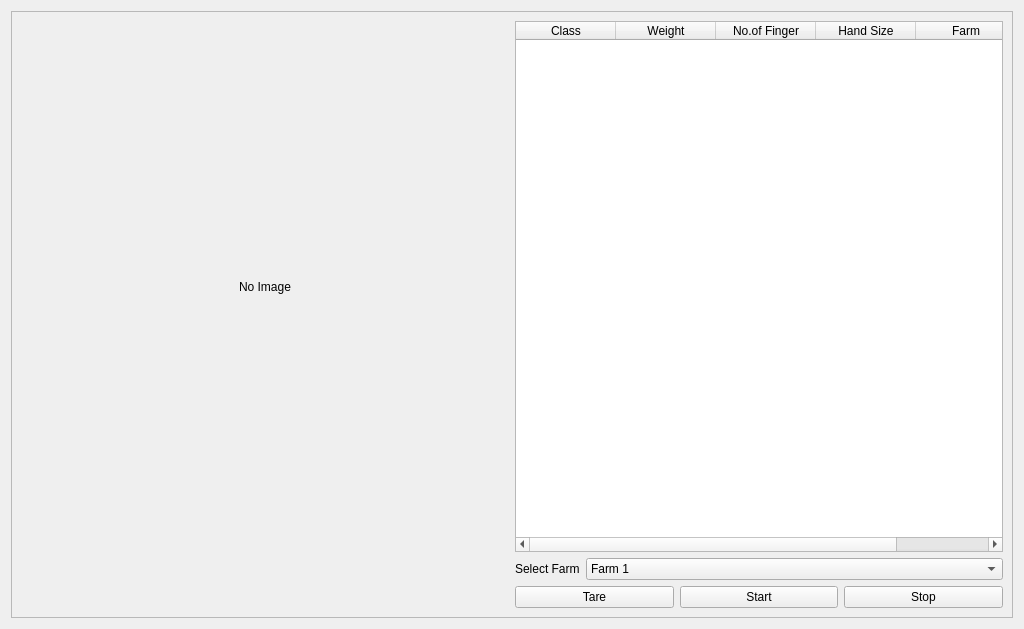
<?xml version="1.0" encoding="UTF-8"?>
<ui version="4.0">
    <class>Form</class>
    <widget class="QWidget" name="Form">
        <property name="geometry">
            <rect>
                <x>0</x>
                <y>0</y>
                <width>1024</width>
                <height>629</height>
            </rect>
        </property>
        <property name="windowTitle">
            <string>Form</string>
        </property>
        <layout class="QGridLayout" name="gridLayout_2">
            <item row="1" column="1">
                <widget class="QFrame" name="frame">
                    <property name="frameShape">
                        <enum>QFrame::StyledPanel</enum>
                    </property>
                    <property name="frameShadow">
                        <enum>QFrame::Raised</enum>
                    </property>
                    <layout class="QGridLayout" name="gridLayout">
                        <item row="1" column="1">
                            <layout class="QHBoxLayout" name="horizontalLayout_3">
                                <item>
                                    <widget class="QLabel" name="label">
                                        <property name="sizePolicy">
                                            <sizepolicy hsizetype="Fixed" vsizetype="Preferred">
                                                <horstretch>0</horstretch>
                                                <verstretch>0</verstretch>
                                            </sizepolicy>
                                        </property>
                                        <property name="text">
                                            <string>Select Farm</string>
                                        </property>
                                    </widget>
                                </item>
                                <item>
                                    <widget class="QComboBox" name="cBoxFarm">
                                        <item>
                                            <property name="text">
                                                <string>Farm 1</string>
                                            </property>
                                        </item>
                                        <item>
                                            <property name="text">
                                                <string>Farm 2</string>
                                            </property>
                                        </item>
                                        <item>
                                            <property name="text">
                                                <string>Farm 3</string>
                                            </property>
                                        </item>
                                        <item>
                                            <property name="text">
                                                <string>Farm 4</string>
                                            </property>
                                        </item>
                                        <item>
                                            <property name="text">
                                                <string>Farm 5</string>
                                            </property>
                                        </item>
                                        <item>
                                            <property name="text">
                                                <string>Farm 6</string>
                                            </property>
                                        </item>
                                        <item>
                                            <property name="text">
                                                <string>Farm 7</string>
                                            </property>
                                        </item>
                                        <item>
                                            <property name="text">
                                                <string>Farm 8</string>
                                            </property>
                                        </item>
                                    </widget>
                                </item>
                            </layout>
                        </item>
                        <item row="2" column="1">
                            <layout class="QHBoxLayout" name="horizontalLayout_2">
                                <item>
                                    <widget class="QPushButton" name="btnTare">
                                        <property name="text">
                                            <string>Tare</string>
                                        </property>
                                    </widget>
                                </item>
                                <item>
                                    <widget class="QPushButton" name="btnStart">
                                        <property name="enabled">
                                            <bool>true</bool>
                                        </property>
                                        <property name="text">
                                            <string>Start</string>
                                        </property>
                                    </widget>
                                </item>
                                <item>
                                    <widget class="QPushButton" name="btnStop">
                                        <property name="text">
                                            <string>Stop</string>
                                        </property>
                                    </widget>
                                </item>
                            </layout>
                        </item>
                        <item row="0" column="0">
                            <widget class="QLabel" name="lblImg">
                                <property name="text">
                                    <string>No Image</string>
                                </property>
                                <property name="scaledContents">
                                    <bool>true</bool>
                                </property>
                                <property name="alignment">
                                    <set>Qt::AlignCenter</set>
                                </property>
                            </widget>
                        </item>
                        <item row="0" column="1">
                            <widget class="QTableWidget" name="tblResult">
                                <property name="sizePolicy">
                                    <sizepolicy hsizetype="Fixed" vsizetype="Expanding">
                                        <horstretch>0</horstretch>
                                        <verstretch>0</verstretch>
                                    </sizepolicy>
                                </property>
                                <property name="maximumSize">
                                    <size>
                                        <width>500</width>
                                        <height>16777215</height>
                                    </size>
                                </property>
                                <column>
                                    <property name="text">
                                        <string>Class</string>
                                    </property>
                                </column>
                                <column>
                                    <property name="text">
                                        <string>Weight</string>
                                    </property>
                                </column>
                                <column>
                                    <property name="text">
                                        <string>No.of Finger</string>
                                    </property>
                                </column>
                                <column>
                                    <property name="text">
                                        <string>Hand Size</string>
                                    </property>
                                </column>
                                <column>
                                    <property name="text">
                                        <string>Farm</string>
                                    </property>
                                </column>
                            </widget>
                        </item>
                    </layout>
                </widget>
            </item>
        </layout>
    </widget>
    <resources />
    <connections />
</ui>
